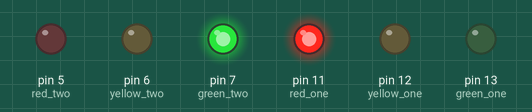
The sketch below on a simulated Arduino Uno, built with avr-gcc and run on an emulated ATmega328P. Shown: output pins drawn as LEDs (lit = HIGH).

Above: at 2.0 s.
At 4.5 s:
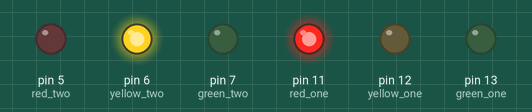
At 7.0 s:
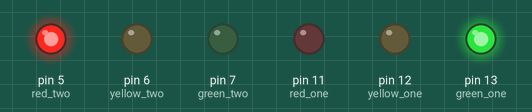
At 9.5 s:
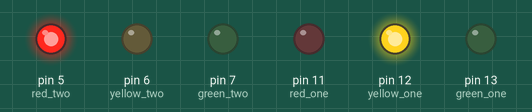
Timing chart, 0 to 13.0 s (numbered marks = the images above):
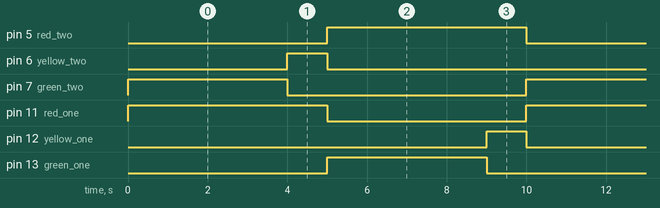

The sketch:

day_two_traffic_light.ino
```cpp
// C++ code
//
int green_one = 13;
int yellow_one = 12;
int red_one = 11;

int green_two = 7;
int yellow_two = 6;
int red_two = 5;

void setup()
{
  pinMode(green_one, OUTPUT);
  pinMode(yellow_one, OUTPUT);
  pinMode(red_one, OUTPUT);

  pinMode(green_two, OUTPUT);
  pinMode(yellow_two, OUTPUT);
  pinMode(red_two, OUTPUT);
}

void loop(){
  digitalWrite(red_one,HIGH);
  digitalWrite(green_two,HIGH);
  delay(4000);

  ///////////////////////////////

  digitalWrite(green_two,LOW);
  digitalWrite(yellow_two,HIGH);
  delay(1000);
  digitalWrite(yellow_two,LOW);
  digitalWrite(red_two,HIGH);

  digitalWrite(red_one,LOW);
  digitalWrite(green_one,HIGH);
  delay(4000);

  digitalWrite(green_one,LOW);
  digitalWrite(yellow_one,HIGH);

  delay(1000);
  digitalWrite(yellow_one,LOW);
  digitalWrite(red_two,LOW);


}
```

Measured:
- by itself, pin 5 (red_two), pin 11 (red_one): alternates HIGH for 5.0 s and LOW for 5.0 s
- by itself, pin 6 (yellow_two), pin 12 (yellow_one): alternates HIGH for 1.0 s and LOW for 9.0 s
- by itself, pin 7 (green_two), pin 13 (green_one): alternates HIGH for 4.0 s and LOW for 6.0 s
